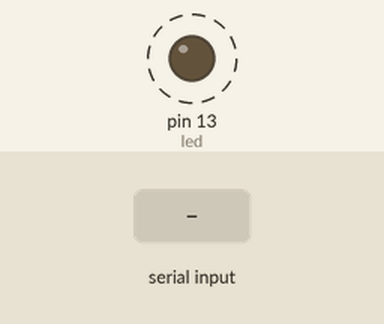
Simulated run of this sketch. Board: Arduino Uno, built with avr-gcc and run on an emulated ATmega328P. On the bench: output pins drawn as LEDs (lit = HIGH). Dashed ring = blinking. Inputs (shaded band) come from the test bench. What the sketch prints to the serial monitor is not drawn.

Above: at 1.1 s.
3.1 s: "1" received over Serial
Timing chart, 0 to 11.5 s (numbered marks = the images above; inputs shaded):
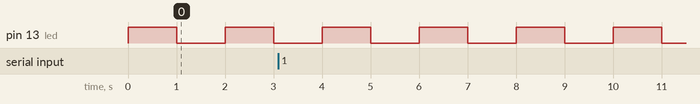

The sketch:

bluno_test.ino
```cpp
// Pin 13 has an LED connected on most Arduino boards.
// give it a name:
int led = 13;
//String inputString = "";         // a string to hold incoming data
//boolean stringComplete = false;  // whether the string is complete

// the setup routine runs once when you press reset:
void setup() {
  // initialize the digital pin as an output.
  pinMode(led, OUTPUT);
  Serial.begin(115200);               //initial the Serial
  // reserve 200 bytes for the inputString:
  //inputString.reserve(200);
}

// the loop routine runs over and over again forever:
void loop() {
  //serialEvent(); //call the function
  // print the string when a newline arrives:
  //if (stringComplete) {
  //  Serial.println(inputString);
  //  // clear the string:
  //  inputString = "";
  //  stringComplete = false;
  //}

  digitalWrite(led, HIGH);   // turn the LED on (HIGH is the voltage level)
  delay(1000);               // wait for a second
  digitalWrite(led, LOW);    // turn the LED off by making the voltage LOW
  delay(1000);               // wait for a second
  if(Serial.available())
    {
        Serial.write(Serial.read());    //send what has been received
    }
}

/*
  SerialEvent occurs whenever a new data comes in the
 hardware serial RX.  This routine is run between each
 time loop() runs, so using delay inside loop can delay
 response.  Multiple bytes of data may be available.
 */
//void serialEvent() {
//  while (Serial.available()) {
//    // get the new byte:
//    char inChar = (char)Serial.read();
//    // add it to the inputString:
//    inputString += inChar;
//    // if the incoming character is a newline, set a flag
//    // so the main loop can do something about it:
//    if (inChar == '\n') {
//      stringComplete = true;
//    }
//  }
//}
```

Measured:
- by itself, pin 13 (led): alternates HIGH for 1.0 s and LOW for 1.0 s
